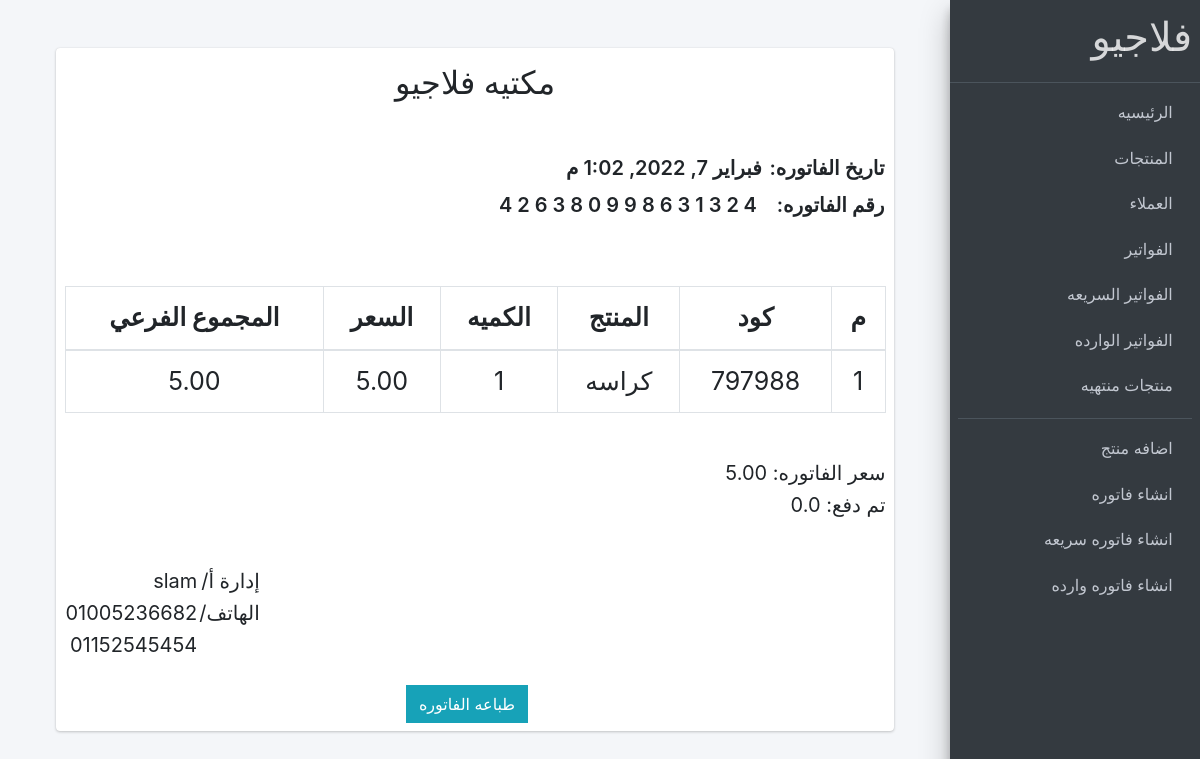
/home/products/quiqbill/2/print/, run on the app's committed database.
### store/models.py (models this page shows, shortened)
class QuiqOrder(models.Model):
    date = models.DateTimeField(auto_now_add=True)
    complete = models.BooleanField(default=False)
    transaction_id = models.CharField(max_length=100, null=True)
    paid = models.FloatField(validators=[MinValueValidator(0)],verbose_name="تم دفع")
    ORDslug = models.SlugField(blank=True, null=True, unique=True, allow_unicode=True, max_length=255 , verbose_name="slug")
    @property
    def get_bill_total(self):
        orderitems = self.quiqorderline_set.all()
        total = sum([item.get_total for item in orderitems])
        return total

class QuiqOrderLine(models.Model):
    product = models.ForeignKey(Product,null=False, blank=False,on_delete=models.CASCADE, verbose_name="المنتج")
    quiqorder = models.ForeignKey(QuiqOrder,on_delete=models.CASCADE)
    qty = models.PositiveIntegerField(default=1, null=False, blank=False, verbose_name="الكميه")
    date = models.DateTimeField(auto_now_add=True)
    class Meta:
        ordering = ["product"]
    @property
    def get_total(self):
        total = self.product.price * self.qty
        return total
    def __str__(self):
	    return str(self.product)

class Product(models.Model):
    name = models.CharField(max_length=56, verbose_name="اسم المنتج",unique=True)
    price = models.DecimalField(max_digits=7  , decimal_places=2 , verbose_name="السعر")
    wholesale_price = models.DecimalField(max_digits=7  , decimal_places=2 , verbose_name="سعر الجملة")
    available_in_ventory = models.PositiveIntegerField(verbose_name='متوفر')
    discription = models.TextField(max_length=200, blank=True, null=True, verbose_name="الوصف")
    created_at = models.DateTimeField(auto_now_add=True, verbose_name="تاريخ الانشاء")
    code = models.CharField(max_length=100, null=True)
    PROslug = models.SlugField(blank=True, null=True, unique=True, allow_unicode=True, max_length=255 , verbose_name="slug")
    class Meta:
        ordering = ["name"]
    def __str__(self):
        return self.name

class About(models.Model):
    name = models.CharField(max_length=56, verbose_name="الاسم",unique=True)
    phone1 = models.CharField(max_length=11, blank=True, null=True , verbose_name="رقم الهاتف 1")
    phone2 = models.CharField(max_length=11, blank=True, null=True, verbose_name="رقم الهاتف 2")

### store/views.py (the view)
# urls.py: path('products/quiqbill/<pk>/print/',views.print_quiqbill , name='print_quiqbill'),
def print_quiqbill(request,pk):
    about = About.objects.first()
    quiqbill = QuiqOrder.objects.get(pk=pk)
    quiqlines = quiqbill.quiqorderline_set.all()
    return render(request, 'pages/print_quiqbill.html', {
        'about':about,
        'quiqbill':quiqbill,
        'quiqlines':quiqlines,
    })

### store/context_processor.py (called while the page is built)
def calc_empty_products(request):
    products = Product.objects.filter(available_in_ventory=0)
    emptyNum = products.count()
    return {"emptyNum":emptyNum}

### templates/pages/print_quiqbill.html (shortened to what this page needs)
{% extends 'base.html' %}
{% block content %}
<div style="direction: rtl;" class="wrapper">
  <div   class="content-wrapper p-5">
          <section class="content">
            <div class="card card-solid">
                <div class="row d-flex align-items-stretch">
                  <div class="col-12 p-3">
                    <div class="title text-center mb-5"><h2>مكتيه فلاجيو</h2></div>
                    <div class="bill-header">
                      <table class="table-header-info">
                        <tr>
                          <td>تاريخ الفاتوره: </td>
                          <td>{{quiqbill.date}}</td>
                        </tr>
                        <tr>
                          <td>رقم الفاتوره: </td>
                          <td class="disc">{{quiqbill.transaction_id}}</td>
                        </tr>
                      </table>
                    </div>
                  </div>
                  <div class="col-12 p-3">
                    <table class="table table-bordered text-center print_table">
                        <thead>
                            <tr>
                              <th scope="col">م</th>
                              <th scope="col">كود</th>
                              <th scope="col">المنتج </th>
                              <th scope="col">الكميه</th>
                              <th scope="col">السعر</th>
                              <th scope="col">المجموع الفرعي</th>
                            </tr>
                          </thead>
                          <tbody>
                            {% for quiqline in quiqlines %}
                                <tr>
                                    <td scope="col" class=""> {{ forloop.counter }}</td>
                                    <td scope="col" class="">{{quiqline.product.code}} </td>
                                    <td scope="col" class="">{{quiqline}} </td>
                                    <td scope="col" class="">{{quiqline.qty}}</td>
                                    <td scope="col" class="">{{quiqline.product.price}}</td>
                                    <td scope="col" class="">{{quiqline.get_total}}</td>
                                </tr>
                            {% endfor %}
                    </tbody>
                    </table>
                  </div>
                  <div   class="col-12 p-3 bill_footer">
                    <div class="total">
                      <h6 class="total-bill"> سعر الفاتوره: {{quiqbill.get_bill_total}}</h6>
                    </div>
                    <div class="paid mb-5">
                      <h6>تم دفع:  {{quiqbill.paid}}</h6>
                    </div>
                    <div class="seller_info">
                      <table class="table_seller_info">
                        <tr>
                          <td>إدارة أ/  </td>
                          <td>{{about.name}}</td>
                        </tr>
                        <tr>
                          <td>الهاتف/  </td>
                          <td class="disc">{{about.phone1}}</td>
                        </tr>
                        <tr>
                          <td> </td>
                          <td class="disc">{{about.phone2}}</td>
                        </tr>
                      </table>
                    </div>
                  </div>
                <div class="col-12 text-center m-2">
                    <button class="btn btn-info print-btn">طباعه الفاتوره</button>
                </div>
                  </div>
            </div>
          </section>
        </div>
    </div>
{% endblock %}

### data on the page
QuiqOrder: date "فبراير 7, 2022, 1:02 م", transaction_id "426380998631324", get_bill_total "5.00", paid "0.0"
QuiqOrderLine: product.code "797988", product.name "كراسه", qty "1", product.price "5.00", get_total "5.00"
About: name "slam", phone1 "01005236682", phone2 "01152545454"
